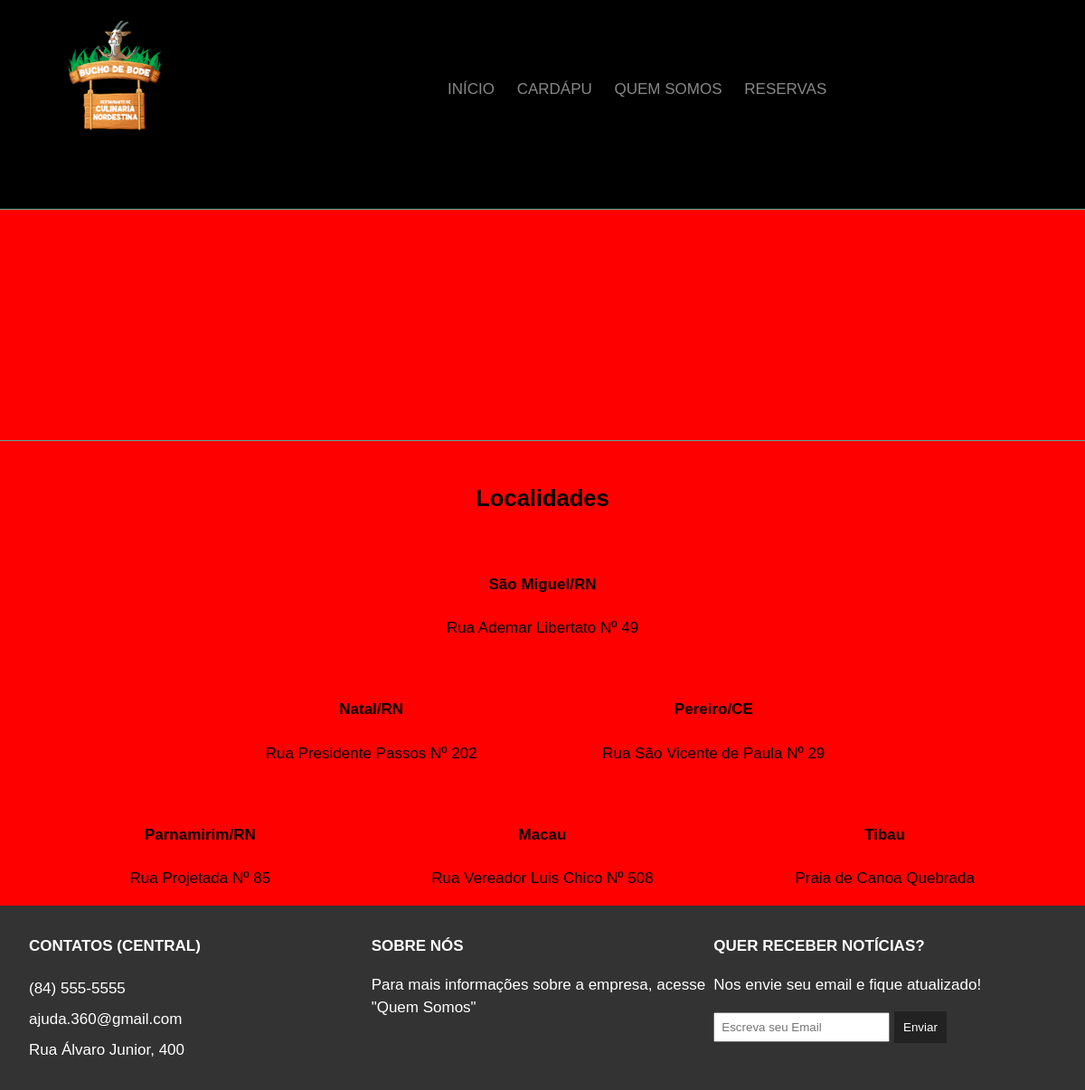
Before: / with the older database file.
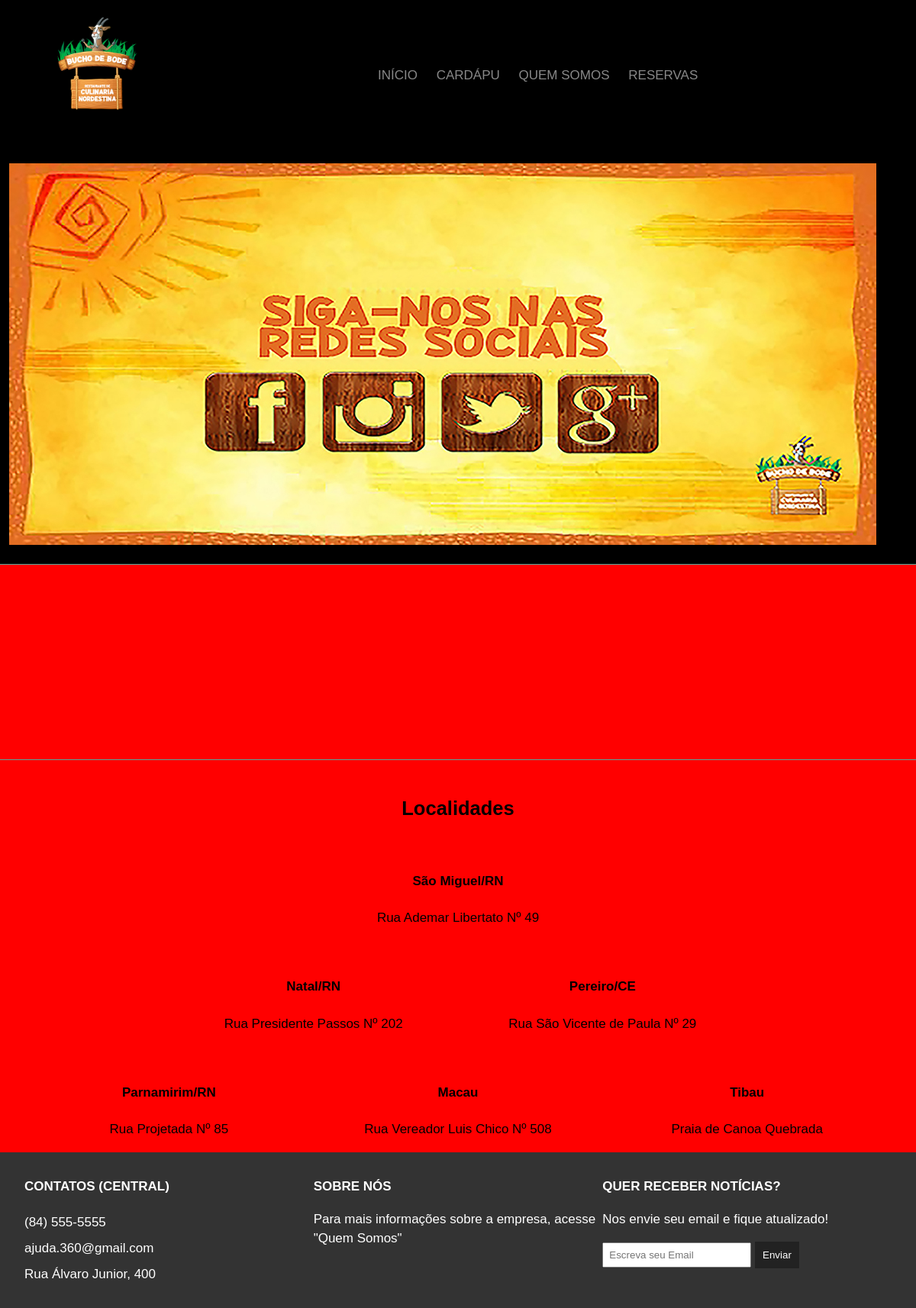
After: the same page with the newer database file.
### tables this page shows
CREATE TABLE `atracao` (
  `id` int(11) NOT NULL,
  `banner` varchar(40) NOT NULL
);

### index.php (the view, shortened to what this page needs)
<?php
  $con = new Conexao();
  $stmt = $con->Con();
  $sql = $stmt->prepare("SELECT * FROM atracao");
  $sql->execute();
?>
<!DOCTYPE html>
<html>
  <head>
    <link rel="stylesheet" href="css/flexBox.css">
    <link rel="stylesheet" href="css/styleI.css">
</head>
<body>
<header id="main-header">
<div class="container">
<div class="row center-xs middle-xs">
<div class="col-xs-12 col-sm-2 col-md-2 col-lg-2">
<a href="index.php"><img class="logo" src="images/logo.png"></a>
 </div>
<div class="col-xs-12 col-lg-10">
<nav id="navbar">
<ul>
<li><a href="index.php">Início</a></li>
<li><a href="?opic=cardap">Cardápu</a></li>
<li><a href="?opic=qsomos">Quem Somos</a></li>
<li><a href="?opic=rese">Reservas</a></li>
</ul>
</nav>
</div>
</div>
</div>
<section>
<div id="imagens">
    <ul>
      <?php
          $banner = $sql->fetchAll();
          for ($i=0; $i < count($banner); $i++) {
            echo '<li>
            <img style="width: 100%;" src="admin/img/atracoes/'.$banner[$i]["banner"].'"/>
          </li>';
          }
      ?>
      </ul>
</div>
</section>
</header>
<section id="showcase">
    <br>
    <?php
      if (isset($_GET['opic'])) {
        if ($_GET['opic'] == 'cardap') {
          include 'Cardapio.php';
        }
        if ($_GET['opic'] == 'rese') {
          include 'reserva.php';
        }
        if ($_GET['opic'] == 'reE') {
          include 'reservaE.php';
        }
        if ($_GET['opic'] == 'qsomos') {
          include 'quem somos.php';
        }
        if ($_GET['opic'] == 'cadT') {
           $con = new Conexao();
            $stmt = $con->Con();
            $sql = $stmt->prepare("SELECT * FROM cardapio");
            $sql->execute();
            if ($sql->rowCount() > 0) {
              header("location:Cardapio2.php");
            } else {
              echo "
              <script>
                alert('Não possuem pratos cadastrados!')
                location.href = 'index.php?opic=cardap';
              </script>";
            }
        }
      }else{
          echo "<br><br><br><br><br><br><br><br><br>";
        }
    ?>
</section>
<section id="features">
<div class="container">
<div class="row center-xs">
<div class="col-xs-12 ">
<h2>Localidades</h2>
            <div class="row center-xs">
              <div class="col-xs-12">
                <i class="fa fa-dashboard"></i><br>
                <h4>São Miguel/RN</h4>
                <p>Rua Ademar Libertato Nº 49</p>
              </div>
              <div class="col-xs-12 col-lg-4">
                <i class="fa fa-question-circle-o"></i><br>
                <h4>Natal/RN</h4>
                <p>Rua Presidente Passos Nº 202</p>
              </div>
              <div class="col-xs-12 col-lg-4">
                <i class="fa fa-rocket"></i><br>
                <h4>Pereiro/CE</h4>
                <p>Rua São Vicente de Paula Nº 29</p>
              </div>
            </div>
            <div class="row center-xs">
              <div class="col-xs-12 col-lg-4">
                <i class="fa fa-line-chart"></i><br>
                <h4>Parnamirim/RN</h4>
                <p>Rua Projetada Nº 85</p>
              </div>
              <div class="col-xs-12  col-lg-4">
                <i class="fa fa-users"></i><br>
                <h4>Macau</h4>
                <p>Rua Vereador Luis Chico Nº 508</p>
              </div>
              <div class="col-xs-12 col-lg-4">
                <i class="fa fa-plug"></i><br>
                <h4>Tibau</h4>
                <p>Praia de Canoa Quebrada</p>
              </div>
            </div>
          </div>
        </div>
      </div>
    </section>
    <section id="company">
      <div class="container">
        <div class="row">
          <div class="col-xs-12  col-lg-4">
            <h4>Contatos (Central)</h4>
            <ul>
              <li><i class="fa fa-phone"></i> (84) 555-5555</li>
              <li><i class="fa fa-envelope"></i> ajuda.360@gmail.com</li>
              <li><i class="fa fa-map"></i> Rua Álvaro Junior, 400</li>
            </ul>
          </div>
          <div class="col-xs-12 col-lg-4">
            <h4>Sobre nós</h4>
            <p>Para mais informações sobre a empresa, acesse "Quem Somos"</p>
          </div>
          <div class="col-xs-12 col-lg-4">
            <h4>Quer receber notícias?</h4>
            <p>Nos envie seu email e fique atualizado! </p>
            <form>
              <input type="text" name="email" placeholder="Escreva seu Email">
              <button type="submit" name="button">Enviar</button>
            </form>
          </div>
        </div>
      </div>
    </section>
  </body>
</html>

### css/flexBox.css (style rules this page uses)
.row { box-sizing: border-box; display: -ms-flexbox; display: -webkit-box; display: flex; -ms-flex: 0 1 auto; -webkit-box-flex: 0; flex: 0 1 auto; -ms-flex-direction: row; -webkit-box-orient: horizontal; -webkit-box-direction: normal; flex-direction: row; -ms-flex-wrap: wrap; flex-wrap: wrap; }
.col-xs-12 { -ms-flex-preferred-size: 100%; flex-basis: 100%; max-width: 100%; }
.center-xs { -ms-flex-pack: center; -webkit-box-pack: center; justify-content: center; text-align: center; }
.middle-xs { -ms-flex-align: center; -webkit-box-align: center; align-items: center; }
@media only screen and (min-width: 75em) { .container { width: 71rem; } }
@media only screen and (min-width: 75em) { .col-lg-2 { -ms-flex-preferred-size: 16.667%; flex-basis: 16.667%; max-width: 16.667%; } }
@media only screen and (min-width: 75em) { .col-lg-4 { -ms-flex-preferred-size: 33.333%; flex-basis: 33.333%; max-width: 33.333%; } }
@media only screen and (min-width: 75em) { .col-lg-10 { -ms-flex-preferred-size: 83.333%; flex-basis: 83.333%; max-width: 83.333%; } }

### css/styleI.css (style rules this page uses)
body { font-family:'Open-sans', sans-serif; font-size:17px; line-height:1.5em; margin:0; padding:0; background: red; }
img { width:100%; }
.container { margin:auto; }
#main-header { border-bottom:1px solid #56a79a; background-color: #000000; }
#navbar { text-transform:uppercase; }
#navbar li { display:inline; padding-right:20px; list-style:none; }
#navbar a { text-decoration:none; color:#888; }
#showcase { border-bottom:1px solid #56a79a; margin-bottom:30px; }
#company { background:#333; color:#fff; padding:10px 0; }
#company h4 { text-transform:uppercase; margin-bottom:0; }
#company ul { padding:0; list-style:none; line-height:2em; }
#company input[type="text"] { padding:7px; }
#company button { background:#222; color:#fff; padding:10px; border:0; }

### index.php (style rules this page uses)
#imagens { display: flex; flex-wrap: wrap; justify-content: center; border-radius:5px; }
#imagens ul { display: flex; flex-wrap: wrap; justify-content: center; list-style:none; width: 100%; }

Changed rows visible on the page:
added atracao: banner (picture)
